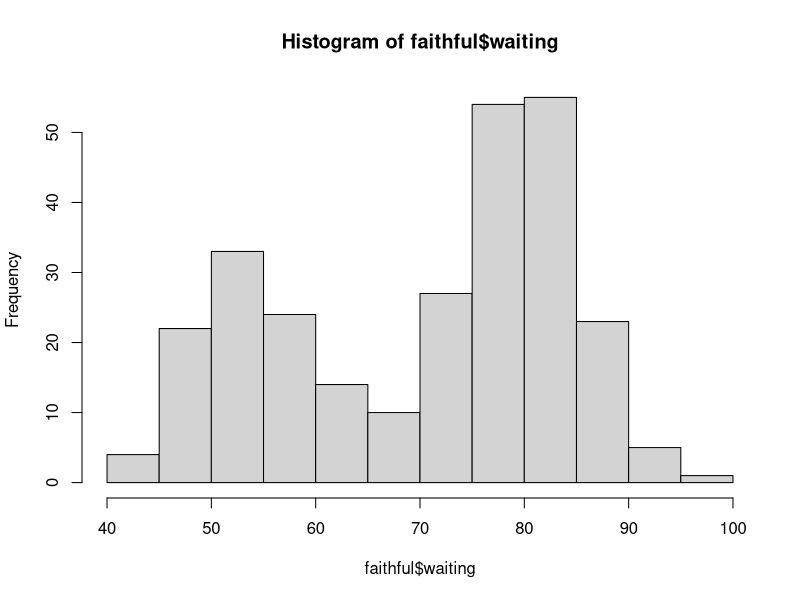
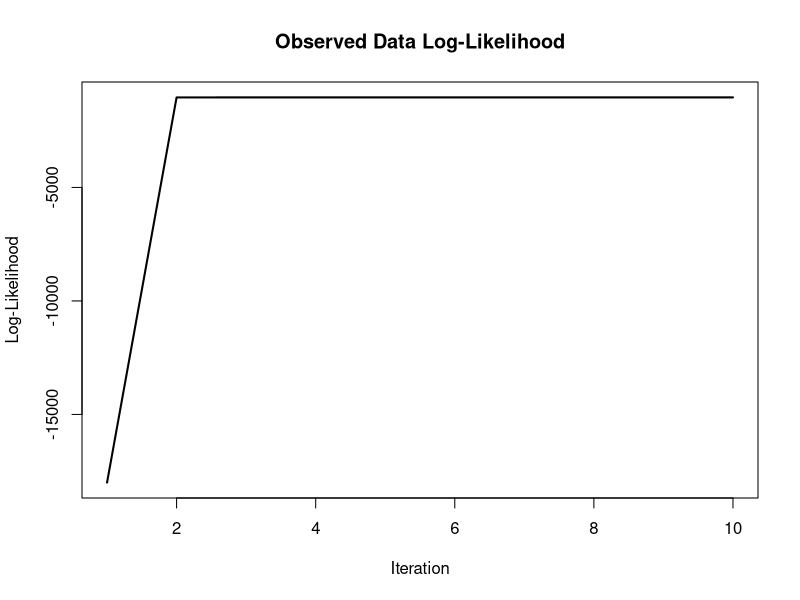
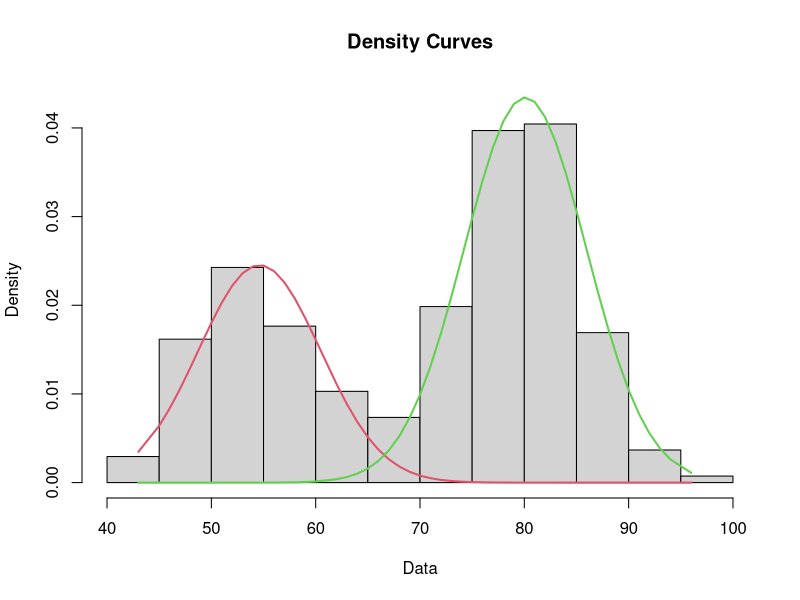
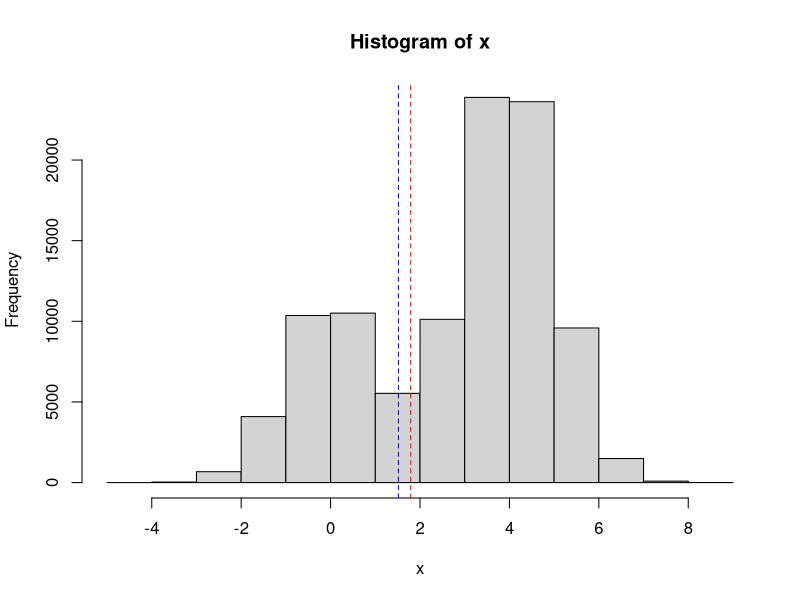
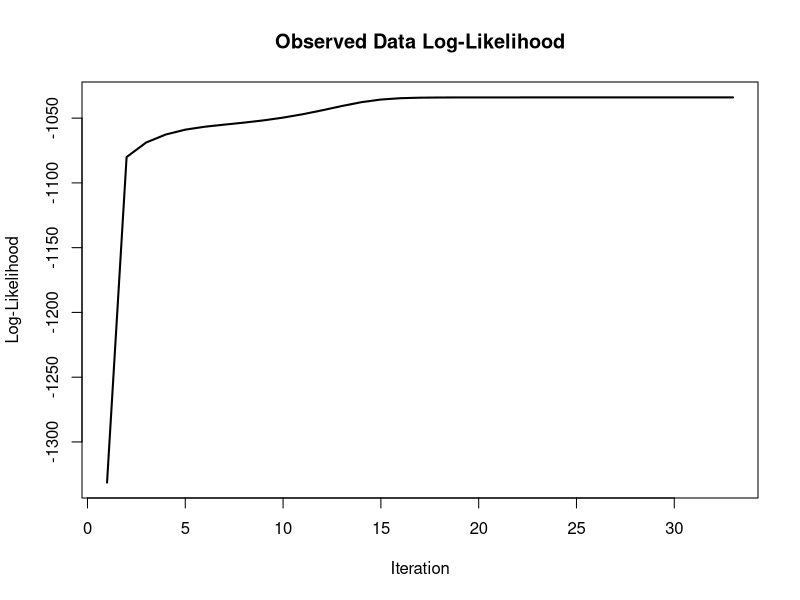
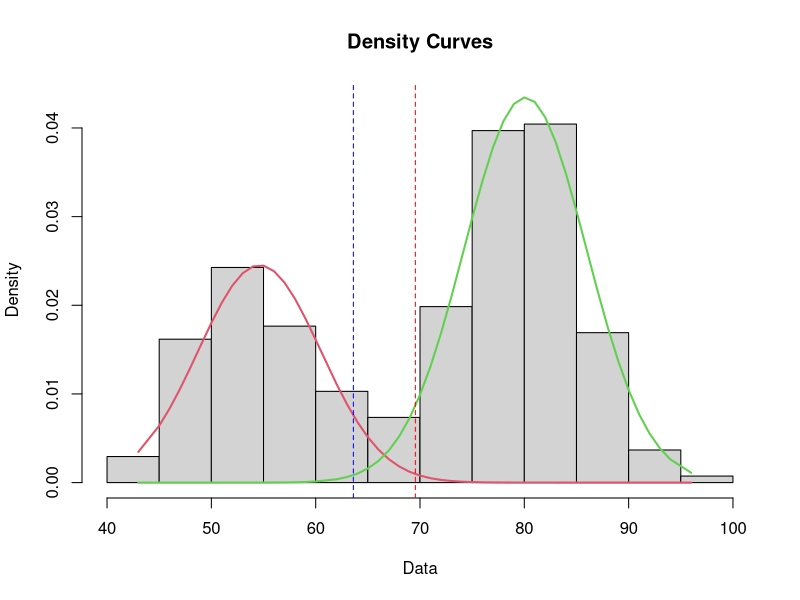
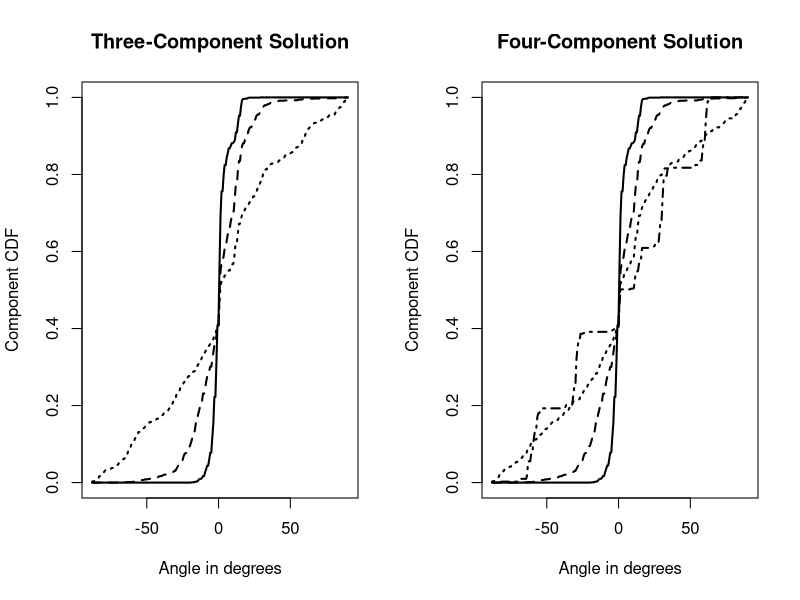

The R script that drew these images, in order: (Note: this script raises an error after producing the figures.)
## ---- chunk 1
knitr::opts_chunk$set(echo = TRUE)
## ---- chunk 2
library(mixtools)
data("faithful")
faithful
#help(faithful)
## ---- chunk 3
hist(faithful$waiting)
## ---- chunk 4
wait1 <- mixtools::normalmixEM(faithful$waiting,lambda = .5,mu = c(55,80),sigma = .5)

plot(wait1,density = TRUE#,
     #cex.axis=1.4, cex.lab=1.4, cex.main=1.8,
     #main2="Time between Old Faithful eruptions", xlab2="Minutes"
     )
## ---- chunk 5
class(wait1)
summary(wait1)
## ---- chunk 6
library(mixtools)

simulate <- function(lambda=0.3, mu=c(0, 4), sd=c(1, 1), n.obs=10^5) {
    x1 <- rnorm(n.obs, mu[1], sd[1])
    x2 <- rnorm(n.obs, mu[2], sd[2])    
    return(ifelse(runif(n.obs) < lambda, x1, x2))
}

x <- simulate()

model <- normalmixEM(x=x, k=2)
index.lower <- which.min(model$mu)  # Index of component with lower mean

find.cutoff <- function(proba=0.5, i=index.lower) {
    ## Cutoff such that Pr[drawn from bad component] == proba
    f <- function(x) {
        proba - (model$lambda[i]*dnorm(x, model$mu[i], model$sigma[i]) /
                     (model$lambda[1]*dnorm(x, model$mu[1], model$sigma[1]) + model$lambda[2]*dnorm(x, model$mu[2], model$sigma[2])))
        }
        return(uniroot(f=f, lower=-10, upper=10)$root)  # Careful with division by zero if changing lower and upper
}

cutoffs <- c(find.cutoff(proba=0.5), find.cutoff(proba=0.75))  # Around c(1.8, 1.5)

hist(x)
abline(v=cutoffs, col=c("red", "blue"), lty=2)
## ---- chunk 7
x <- faithful$waiting

model <- normalmixEM(x=x, k=2)
index.lower <- which.min(model$mu)  # Index of component with lower mean

find.cutoff <- function(proba=0.5, i=index.lower) {
    ## Cutoff such that Pr[drawn from bad component] == proba
    f <- function(x) {
        proba - (model$lambda[i]*dnorm(x, model$mu[i], model$sigma[i]) /
                     (model$lambda[1]*dnorm(x, model$mu[1], model$sigma[1]) + model$lambda[2]*dnorm(x, model$mu[2], model$sigma[2])))
        }
        return(uniroot(f=f, 
                       lower=as.numeric(quantile(x,0.05)), 
                       upper=as.numeric(quantile(x,0.95))
                       )$root)  # Careful with division by zero if changing lower and upper
}

cutoffs <- c(find.cutoff(proba=0.1), find.cutoff(proba=0.9))  # Around c(1.8, 1.5)

#hist(x)
plot(model,density = TRUE)
abline(v=cutoffs, col=c("red", "blue"), lty=2)
## ---- chunk 8
#help("Waterdata")

data("Waterdata")

Waterdata
## ---- chunk 9
cutpts <- 10.5*(-6:6)
watermult <- makemultdata(Waterdata,cuts = cutpts)
## ---- chunk 10
set.seed(15)
theta4 <- matrix(runif(56),ncol = 14)
theta3 <- theta4[1:3,]
mult3 <- multmixEM(watermult,
                   lambda = rep(1/3,3),theta = theta3)
mult4 <- multmixEM(watermult,
                   lambda = rep(1/4,4),theta = theta4)
## ---- chunk 11
par(mfrow=c(1,2))
compCDF(Waterdata,
        mult3$posterior,
        lwd=2,
        #lab=c(7,5,7),
        xlab="Angle in degrees",
        ylab="Component CDF",
        main="Three-Component Solution")
compCDF(Waterdata,
        mult4$posterior,
        lwd=2,
        #lab=c(7,5,7),
        xlab="Angle in degrees",
        ylab="Component CDF",
        main="Four-Component Solution")
## ---- chunk 12
summary(mult3)
summary(mult4)
## ---- chunk 13
theme_set(theme_bw())
## ---- chunk 14
library("ggplot2")
library("dplyr")

faithful %>% as.tibble()

options(scipen = 999)

p <- ggplot(faithful, aes(x = waiting)) +
  geom_density()
p
## ---- chunk 15
p + 
  geom_vline(xintercept = 53, col = "red", size = 2) + 
  geom_vline(xintercept = 80, col = "blue", size = 2)
## ---- chunk 16
library("mixtools")

#' Plot a Mixture Component
#' 
#' @param x Input data
#' @param mu Mean of component
#' @param sigma Standard deviation of component
#' @param lam Mixture weight of component

plot_mix_comps <- function(x, mu, sigma, lam) {
  lam * dnorm(x, mu, sigma)
}

set.seed(1)
wait <- faithful$waiting
mixmdl <- normalmixEM(wait, k = 2)
## ---- chunk 17
tibble(x = mixmdl$x) %>%
  ggplot() +
  geom_histogram(aes(x, ..density..), 
                 binwidth = 1, 
                 colour = "black", 
                 fill = "gray"
                 ) +
  stat_function(geom = "line", 
                fun = plot_mix_comps,
                args = list(mixmdl$mu[1], 
                            mixmdl$sigma[1], 
                            lam = mixmdl$lambda[1]),
                colour = "red", lwd = 1.5) +
  stat_function(geom = "line", 
                fun = plot_mix_comps,
                args = list(mixmdl$mu[2], 
                            mixmdl$sigma[2], 
                            lam = mixmdl$lambda[2]),
                colour = "blue", lwd = 1.5) +
  ylab("Density")
## ---- chunk 18
# means per gaussian ditribution
mixmdl$mu
# standard deviation of each mean per gaussian ditribution
mixmdl$sigma
# area under the curve (density) per gaussian ditribution
# or mixing weights/proportions/coefficients
mixmdl$lambda
## ---- chunk 19
post.df <- as.data.frame(cbind(x = mixmdl$x, mixmdl$posterior))
head(post.df, 10)  # Retrieve first 10 rows
## ---- chunk 20
# inbetween infered components
post.df %>%
  filter(x > 66, x < 68)
## ---- chunk 21
post.df %>%
  #define observations as threshold = 0.95 (95% probability of belonging to a component)
  mutate(label = ifelse(comp.1 > 0.95, 1, 
                        ifelse(comp.2 > 0.95, 2, 0))) %>% 
  ggplot(aes(x = factor(label))) +
  geom_bar() +
  xlab("Component") +
  ylab("Number of Data Points")
## ---- chunk 22
x <- faithful$waiting

model <- normalmixEM(x=x, k=2)
index.lower <- which.min(model$mu)  # Index of component with lower mean

find.cutoff <- function(proba=0.5, i=index.lower) {
    ## Cutoff such that Pr[drawn from bad component] == proba
    f <- function(x) {
        proba - (model$lambda[i]*dnorm(x, model$mu[i], model$sigma[i]) /
                     (model$lambda[1]*dnorm(x, model$mu[1], model$sigma[1]) + model$lambda[2]*dnorm(x, model$mu[2], model$sigma[2])))
        }
        return(uniroot(f=f, 
                       lower=as.numeric(quantile(x,0.05)), 
                       upper=as.numeric(quantile(x,0.95))
                       )$root)  # Careful with division by zero if changing lower and upper
}

cutoffs <- c(find.cutoff(proba=0.1), find.cutoff(proba=0.9))  # Around c(1.8, 1.5)

cutoffs
## ---- chunk 23
post.df %>% 
  ggplot() +
  geom_line(aes(x,comp.1), colour="red", lwd = 1.5) +
  geom_line(aes(x,comp.2), colour="blue", lwd = 1.5) +
  geom_hline(yintercept = .9, col = "black") +
  geom_vline(xintercept = cutoffs[2] #63.6
             , col = "black", lty=3) +
  geom_vline(xintercept = cutoffs[1] #69.7
             , col = "black", lty=3) +
  ylab("classification probability")
